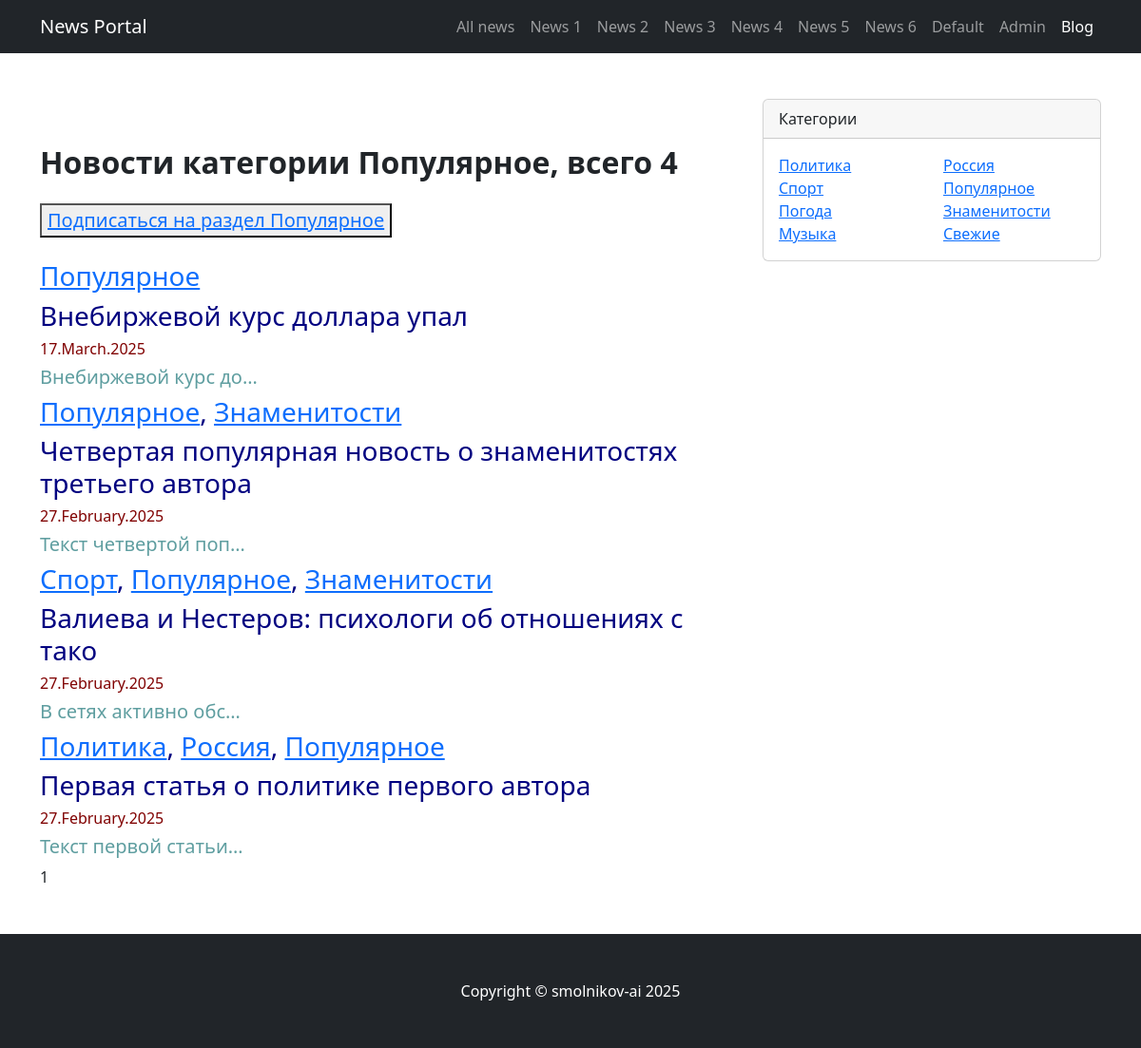
/category/6/, run on the app's committed database.
### news/models.py (models this page shows, shortened)
class Category(models.Model):
    name = models.CharField(max_length=25, unique=True)
    subscribers = models.ManyToManyField(User, through='UserCategory')
    def __str__(self):
        return self.name.title()

class Post(models.Model):
    author = models.ForeignKey(Author, on_delete=models.CASCADE)
    type = models.CharField(choices=POST_TYPES, max_length=2, default='NW')
    date_time_in = models.DateTimeField(auto_now_add=True)
    categories = models.ManyToManyField(Category, through='PostCategory')
    title = models.CharField(max_length=50)
    content = models.TextField()
    rating_post = models.IntegerField(default=0)

### news/views.py (the view)
# urls.py: path('category/<int:category_id>/', CategoryList.as_view(), name='category_list'),
class CategoryList(ListView):
    model = Post
    ordering = '-date_time_in'
    template_name = 'categories.html'
    context_object_name = 'categories'
    paginate_by = 10
    def get_queryset(self):
        self.category = get_object_or_404(Category, id=self.kwargs['category_id'])
        queryset = Post.objects.filter(categories=self.category).order_by('-date_time_in')
        return queryset
    def get_context_data(self, **kwargs):
        context = super().get_context_data(**kwargs)
        context['is_not_subscriber'] = self.request.user not in self.category.subscribers.all()
        context['category'] = self.category
        return context

### news/templatetags/custom_filters.py (called while the page is built)
@register.filter()
def censor(value):
    incorrect_list = ['Редиск', 'Ананас', 'LGBT']
    for incorrect_word in incorrect_list:
        value = value.replace(incorrect_word[1:], '*' * (len(incorrect_word) - 1))
    return value

### templates/categories.html (shortened to what this page needs)
{% extends 'flatpages/default.html' %}
{% load custom_filters %}
{% load custom_tags %}
{% block title %}
    Новости категории {{ category }}, всего {{ categories|length }}
{% endblock title %}
{% block content %}
            {% if is_not_subscriber %}
                <button type="button">
                  <a href="{% url 'category_subscribe' category.id %}">Подписаться на раздел {{ category }}
                  </a>
                </button>
            {% endif %}
    {% if categories %}
        {% for post in categories %}
            <h3 style="color:Navy;">{% for category in post.categories.all %}
                <a href="{% url 'category_list' category.id %}">{{ category }}</a>{% if not forloop.last %}, {% endif %}
            {% endfor %}</h3>
            <h3 style="color:Navy;">{{ post.title|censor }}</h3>
            <h6 style="color:Maroon;">{{ post.date_time_in|date:'d.F.Y' }}</h6>
            <h5 style="color:CadetBlue;">{{ post.content|truncatechars:20|censor }}</h5>
        {% endfor %}
    {% else %}
        <h2>Новостей нет</h2>
    {% endif %}
    {{ page_obj.number }}
{% endblock content %}

### templates/flatpages/default.html (shortened to what this page needs)
<!DOCTYPE html>
<html lang="en">
    <head>
        {% load static %}
        <link href="{% static 'css/styles.css' %}" rel="stylesheet" />
    </head>
    <body>
        <nav class="navbar navbar-expand-lg navbar-dark bg-dark">
            <div class="container">
                <a class="navbar-brand" href="#!">News Portal</a>
                <div class="collapse navbar-collapse" id="navbarSupportedContent">
                    <ul class="navbar-nav ms-auto mb-2 mb-lg-0">
                        <li class="nav-item"><a class="nav-link" href="/news/">All news</a></li>
                        <li class="nav-item"><a class="nav-link" href="/news/1">News 1</a></li>
                        <li class="nav-item"><a class="nav-link" href="/news/2">News 2</a></li>
                        <li class="nav-item"><a class="nav-link" href="/news/3">News 3</a></li>
                        <li class="nav-item"><a class="nav-link" href="/news/4">News 4</a></li>
                        <li class="nav-item"><a class="nav-link" href="/news/5">News 5</a></li>
                        <li class="nav-item"><a class="nav-link" href="/news/6">News 6</a></li>
                        <li class="nav-item"><a class="nav-link" href="/default/">Default</a></li>
                        <li class="nav-item"><a class="nav-link" href="/admin/">Admin</a></li>
                        <li class="nav-item"><a class="nav-link active" aria-current="page" href="#">Blog</a></li>
                    </ul>
                </div>
            </div>
        </nav>
        <div class="container mt-5">
            <div class="row">
                <div class="col-lg-8">
                    <article>
                        <section class="mb-5">
                            <h2 class="fw-bolder mb-4 mt-5">
                                {% block title %}
                                {% endblock title %}
                            </h2>
                            <p class="fs-5 mb-4">
                                {% block content %}
                                {% endblock content %}
                            </p>
                        </section>
                    </article>
                </div>
                <div class="col-lg-4">
                    <div class="card mb-4">
                        <div class="card-header">Категории</div>
                        <div class="card-body">
                            <div class="row">
                                <div class="col-sm-6">
                                    <ul class="list-unstyled mb-0">
                                        <li><a href="/news/?content__iregex=&type=&author=&category=1&date_time_in=">Политика</a></li>
                                        <li><a href="/news/?category=2">Спорт</a></li>
                                        <li><a href="/news/?category=3">Погода</a></li>
                                        <li><a href="/news/?category=4">Музыка</a></li>
                                    </ul>
                                </div>
                                <div class="col-sm-6">
                                    <ul class="list-unstyled mb-0">
                                        <li><a href="/news/?category=5">Россия</a></li>
                                        <li><a href="/news/?category=6">Популярное</a></li>
                                        <li><a href="/news/?category=7">Знаменитости</a></li>
                                        <li><a href="#!">Свежие</a></li>
                                    </ul>
                                </div>
                            </div>
                        </div>
                    </div>
                </div>
            </div>
        </div>
        <footer class="py-5 bg-dark">
            <div class="container"><p class="m-0 text-center text-white">Copyright &copy; smolnikov-ai 2025</p></div>
        </footer>
    </body>
</html>

### data on the page
Category: name "Популярное"
Post: title|censor "Внебиржевой курс доллара упал", date_time_in "17.March.2025", content|censor "Внебиржевой курс до…"
Post: title|censor "Четвертая популярная новость о знаменитостях третьего автора", date_time_in "27.February.2025", content|censor "Текст четвертой поп…"
Category: name "Знаменитости"
Post: title|censor "Валиева и Нестеров: психологи об отношениях с тако", date_time_in "27.February.2025", content|censor "В сетях активно обс…"
Category: name "Спорт"
Post: title|censor "Первая статья о политике первого автора", date_time_in "27.February.2025", content|censor "Текст первой статьи…"
Category: name "Политика"
Category: name "Россия"

### other printed values
{{ categories|length }} "4"
{{ page_obj.number }} "1"
